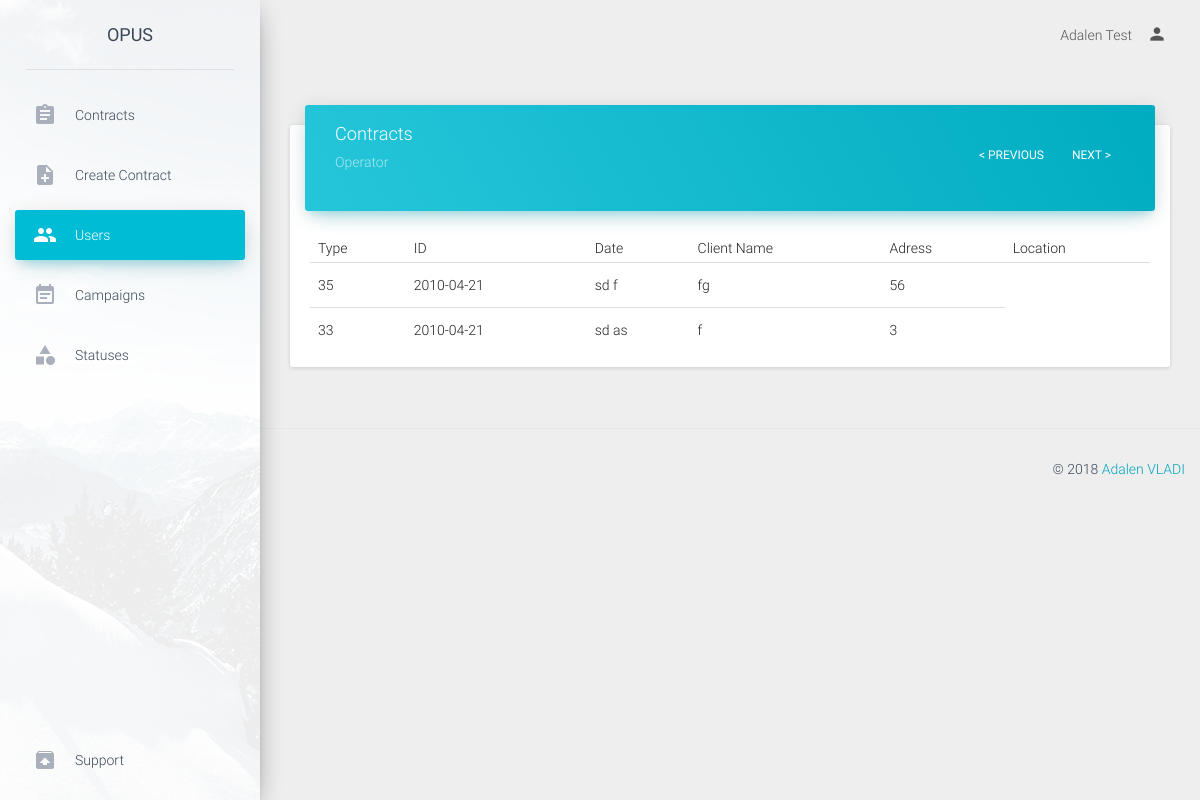
The app's page /admin/viewUser/6 (signed in), older data.
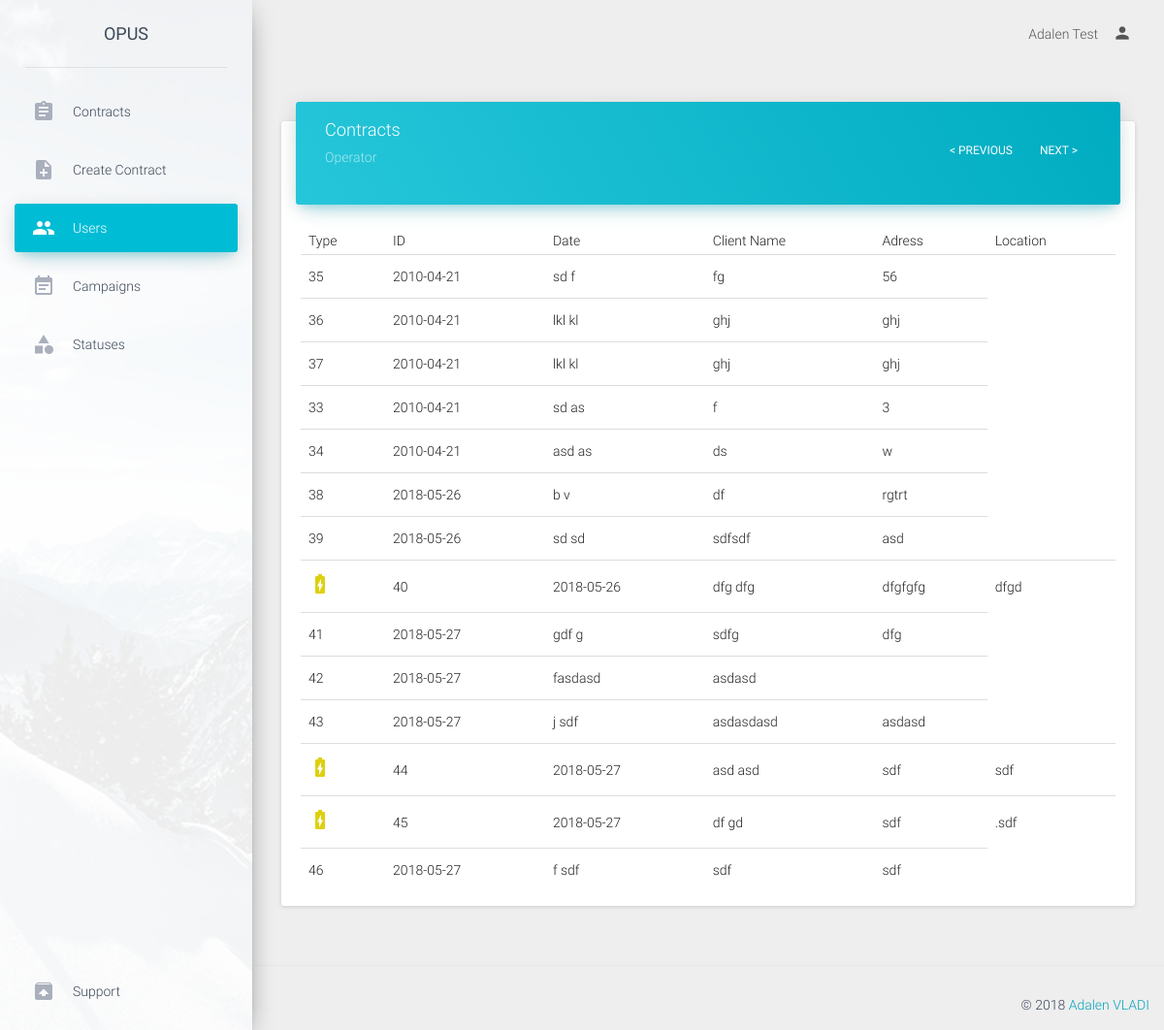
The same page, newer data.
### tables this page shows
CREATE TABLE `contracts` (
  `contract_id` int(11) NOT NULL,
  `contract_type` enum('luce','gas','dual') NOT NULL,
  `proposal_number` varchar(50) NOT NULL,
  `date` date NOT NULL,
  `ugm_cb` enum('true','false') NOT NULL DEFAULT 'false',
  `analisi_cb` enum('true','false') NOT NULL DEFAULT 'false',
  `iniziative_cb` enum('true','false') NOT NULL DEFAULT 'false',
  `toponimo` enum('via') NOT NULL,
  `address` text NOT NULL,
  `civico` varchar(30) NOT NULL,
  `price` varchar(50) NOT NULL,
  `location` varchar(100) NOT NULL,
  `uf_toponimo` enum('via') NOT NULL,
  `uf_address` text NOT NULL,
  `uf_civico` varchar(30) NOT NULL,
  `uf_price` varchar(50) NOT NULL,
  `uf_location` varchar(100) NOT NULL,
  `ddf_toponimo` enum('via') NOT NULL,
  `ddf_address` text NOT NULL,
  `ddf_civico` varchar(30) NOT NULL,
  `ddf_price` varchar(50) NOT NULL,
  `ddf_location` varchar(100) NOT NULL,
  `ubicazione_fornitura` enum('resident','non_resident') NOT NULL,
  `domicillazione_documenti_fatture` enum('residenza','ubicazione_fornitura','altro') NOT NULL,
  `listino` varchar(50) NOT NULL,
  `gas_request_type` varchar(50) NOT NULL,
  `gas_pdr` varchar(50) NOT NULL,
  `gas_fornitore_uscente` varchar(50) NOT NULL,
  `gas_consume_annuo` varchar(50) NOT NULL,
  `gas_tipo_riscaldamento` enum('true','false') NOT NULL,
  `gas_tipo_cottura_acqua` enum('true','false') NOT NULL,
  `gas_remi` varchar(50) NOT NULL,
  `gas_matricola` varchar(50) NOT NULL,
  `luce_request_type` varchar(50) NOT NULL,
  `luce_pdr` varchar(50) NOT NULL,
  `luce_fornitore_uscente` varchar(50) NOT NULL,
  `luce_opzione_oraria` varchar(50) NOT NULL,
  `luce_potenza` varchar(50) NOT NULL,
  `luce_tensione` varchar(50) NOT NULL,
  `luce_consume_annuo` varchar(50) NOT NULL,
  `fature_via_email` enum('true','false') NOT NULL,
  `operator` int(11) NOT NULL COMMENT 'user id',
  `status` int(11) NOT NULL DEFAULT '1' COMMENT 'status id',
  `cancellation_reason` varchar(100) NOT NULL,
  `gender` enum('male','female') NOT NULL,
  `rag_sociale` text NOT NULL,
  `first_name` varchar(50) NOT NULL,
  `last_name` varchar(50) NOT NULL,
  `bussines_name` varchar(50) NOT NULL,
  `client_type` enum('personal','intestario','delega') NOT NULL,
  `tel_number` varchar(30) NOT NULL,
  `alt_number` varchar(30) NOT NULL,
  `cel_number` varchar(30) NOT NULL,
  `cel_number2` varchar(30) NOT NULL,
  `cel_number3` varchar(30) NOT NULL,
  `email` varchar(50) NOT NULL,
  `alt_email` varchar(50) NOT NULL,
  `birth_nation` varchar(50) NOT NULL,
  `vat_number` varchar(50) NOT NULL,
  `partita_iva` varchar(50) NOT NULL,
  `birth_date` date NOT NULL,
  `birth_municipality` varchar(50) NOT NULL,
  `delega_first_name` varchar(50) NOT NULL,
  `delega_last_name` varchar(50) NOT NULL,
  `delega_vat_number` varchar(100) NOT NULL,
  `document_type` enum('id_card','passport') NOT NULL,
  `document_number` varchar(100) NOT NULL,
  `document_date` date NOT NULL,
  `iban_code` varchar(50) NOT NULL,
  `iban_accounthoder` varchar(50) NOT NULL,
  `iban_fiscal_code` varchar(50) NOT NULL,
  `payment_type` enum('postal','cc') NOT NULL,
  `note` text NOT NULL,
  `campaign` int(11) NOT NULL COMMENT 'campaign_id',
  `supervisor` int(11) NOT NULL COMMENT 'user_id'
);

### application/controller/admin.php (called while the page is built, shortened)
<?php
class admin extends Controller
{
    public function viewUser($user_id){
        $contracts=$this->model->getContractsByUser($user_id);
        require APP . 'view/admin/header.php';
        require APP . 'view/admin/viewUser.php';
        require APP . 'view/admin/footer.php';
    }
}

### public/index.php (called while the page is built, shortened)
<?php
require APP . 'core/controller.php';
$app = new Application();

### application/core/controller.php (called while the page is built, shortened)
<?php
class Controller
{
    public $db = null;
    private function openDatabaseConnection()
    {
        $options = array(PDO::ATTR_DEFAULT_FETCH_MODE => PDO::FETCH_OBJ, PDO::ATTR_ERRMODE => PDO::ERRMODE_WARNING);
        $this->db = new PDO(DB_TYPE . ':host=' . DB_HOST . ';dbname=' . DB_NAME . ';charset=' . DB_CHARSET, DB_USER, DB_PASS, $options);
    }
    public function loadModel()
    {
        if (isset($_SESSION['role'])) {
            switch ($_SESSION['role']) {
                case 'admin':
                    require APP . 'model/admin.php';
                    break;
            }
        }else{
            require APP . 'model/model.php';
        }
        $this->model = new Model($this->db);
    }
}

### application/model/admin.php (called while the page is built, shortened)
<?php
class Model
{
    function __construct($db)
    {
        try {
            $this->db = $db;
        } catch (PDOException $e) {
            exit('Database connection could not be established.');
        }
    }
    public function getContractsByUser($user_id ){
        $page=(int)(isset($_GET['page'])? $_GET['page']:0);
        $limiter=30;
        $pager=$limiter*$page;
        $sql='SELECT * FROM contracts WHERE operator=:user_id LIMIT :pager, :limiter ';
        $query = $this->db->prepare($sql);
        $query->bindParam(':pager', $pager, PDO::PARAM_INT);
        $query->bindParam(':limiter', $limiter, PDO::PARAM_INT);
        $query->bindParam(':user_id', $user_id, PDO::PARAM_INT);
        $query->execute();
        return $query->fetchAll();
    }
}

### application/view/admin/viewUser.php (the view, shortened to what the changed rows need)
<div class="content">
    <div class="container-fluid">
        <div class="row">
            <div class="col-md-12">
                <div class="card">
                    <div class="card-content table-responsive">
                        <table class="table table-hover">
                            <thead>
                                <th>Type</th>
                                <th>ID</th>
                                <th>Date</th>
                                <th>Client Name</th>
                                <th>Adress</th>
                                <th>Location</th>
                            </thead>
                            <tbody>
                                <?php
                                    $output='';
                                    foreach ($contracts as $contract) {
                                        $output.='<tr>';
                                                    if ($contract->contract_type=='gas') {
                                                        $output.='<td><i style="color:#ded00f" class="material-icons">battery_charging_full</i></td>';
                                                    }elseif ($contract->contract_type=='electricity') {
                                                        $output.='<td><i style="color:#3885e8" class="material-icons">local_gas_station</i></td>';
                                                    }
                                        $output.='<td>'.$contract->contract_id.'</td>
                                                    <td>'.$contract->date.'</td>
                                                    <td>'.$contract->first_name.' '.$contract->last_name.'</td>
                                                    <td>'.$contract->address.'</td>
                                                    <td>'.$contract->location.'</td>';
                                        $output.='</tr>';
                                    }
                                    echo $output;
                                 ?>
                            </tbody>
                        </table>
                    </div>
                </div>
            </div>
        </div>
    </div>
</div>

Row changes from the older to the newer data that the page shows:
added contracts: contract_id "36", date "2010-04-21", first_name "lkl", last_name "kl", address "ghj", location "ghj"
added contracts: contract_id "37", date "2010-04-21", first_name "lkl", last_name "kl", address "ghj", location "ghj"
now on this page (row edited): contracts: contract_id "34", date "2010-04-21", first_name "asd", last_name "as", address "ds", location "w"
added contracts: contract_id "38", date "2018-05-26", first_name "b", last_name "v", address "df", location "rgtrt"
added contracts: contract_id "39", date "2018-05-26", first_name "sd", last_name "sd", address "sdfsdf", location "asd"
added contracts: contract_type "gas" (drawn), contract_id "40", date "2018-05-26", first_name "dfg", last_name "dfg", address "dfgfgfg", location "dfgd"
added contracts: contract_id "41", date "2018-05-27", first_name "gdf", last_name "g", address "sdfg", location "dfg"
added contracts: contract_id "42", date "2018-05-27", last_name "fasdasd", address "asdasd"
added contracts: contract_id "43", date "2018-05-27", first_name "j", last_name "sdf", address "asdasdasd", location "asdasd"
added contracts: contract_type "gas" (drawn), contract_id "44", date "2018-05-27", first_name "asd", last_name "asd", address "sdf", location "sdf"
added contracts: contract_type "gas" (drawn), contract_id "45", date "2018-05-27", first_name "df", last_name "gd", address "sdf", location ".sdf"
added contracts: contract_id "46", date "2018-05-27", first_name "f", last_name "sdf", address "sdf", location "sdf"
